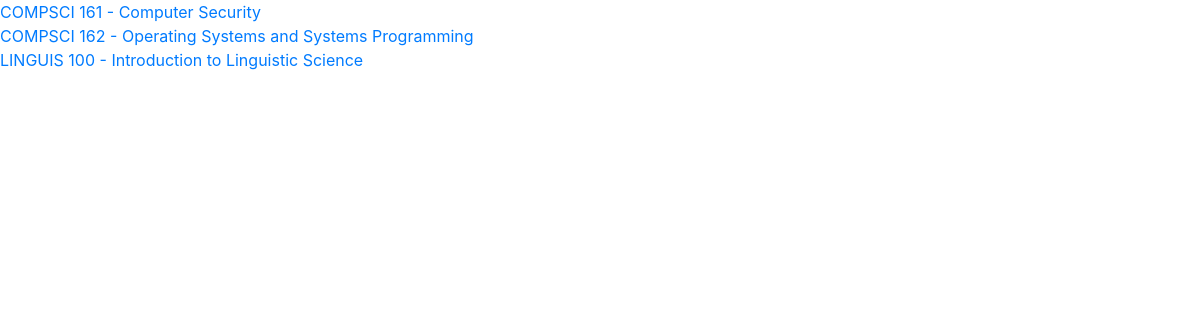
Screenshot of /course/ with the database file from the repository.
### graph/models.py (models this page shows, shortened)
class Course(models.Model):
    department = models.ForeignKey(Department, on_delete=models.CASCADE)
    code = models.CharField(max_length=MAX_TEXT_LENGTH)
    name = models.CharField(max_length=MAX_TEXT_LENGTH)
    website = models.CharField(max_length=MAX_TEXT_LENGTH)

class Department(models.Model):
    name = models.CharField(max_length=MAX_TEXT_LENGTH)
    def __str__(self):
        return self.name

### graph/views.py (the view)
# urls.py: path('course/', views.CoursesView.as_view(), name='courses'),
class CoursesView(generic.ListView):
    template_name = 'graph/courses.html'
    def get_queryset(self):
        return Course.objects.all()

### graph/templates/graph/courses.html (shortened to what this page needs)
{% extends "graph/base.html" %}
{% block content %}
  {% if course_list %}
    {% for course in course_list %}
      <div>
        <a href="{% url 'graph:course' course.id %}">{{ course.department }} {{ course.code }} - {{ course.name }}</a>
      </div>
    {% endfor %}
  {% else %}
    <div>No courses are available</div>
  {% endif %}
{% endblock %}

### graph/static/graph/style.css (style rules this page uses)
body { color: red; }

### rows the page displays
Course: department "COMPSCI", code "161", name "Computer Security"
Course: department "COMPSCI", code "162", name "Operating Systems and Systems Programming"
Course: department "LINGUIS", code "100", name "Introduction to Linguistic Science"
